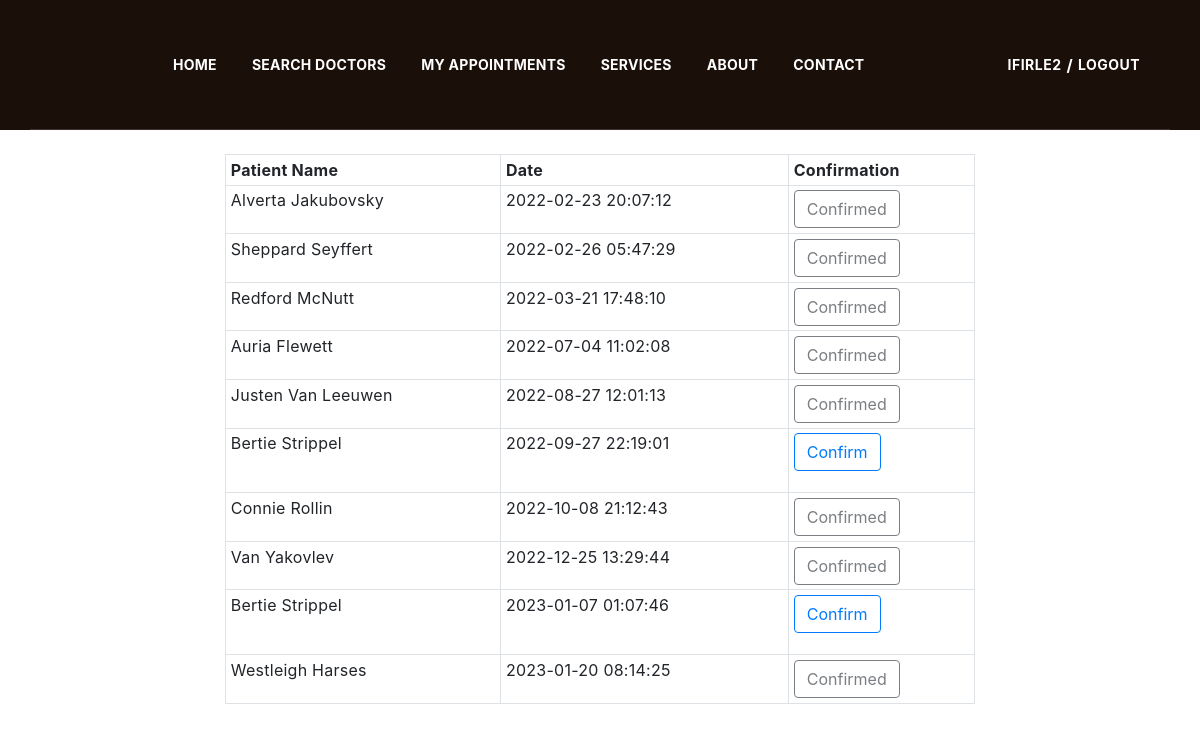
/php/doctor/myAppointments.php (signed in), run on the app's committed database.
### tables this page shows
CREATE TABLE `appointments` (
  `id` int(11) NOT NULL,
  `date` datetime NOT NULL,
  `confirmed` tinyint(1) DEFAULT 0,
  `patientID` int(11) NOT NULL,
  `doctorID` int(11) NOT NULL
);

CREATE TABLE `patients` (
  `id` int(11) NOT NULL,
  `username` varchar(50) NOT NULL,
  `password` varchar(255) NOT NULL,
  `name` varchar(255) DEFAULT NULL,
  `email` varchar(255) DEFAULT NULL,
  `phone` varchar(50) DEFAULT NULL
);

### php/doctor/myAppointments.php (the view, shortened to what this page needs)
<?php
include("../connect.php");
$id = $_SESSION["id"];
$query ="SELECT p.name, a.* FROM appointments as a JOIN patients as p ON a.patientID=p.id WHERE doctorID={$id} ORDER BY date";
$result = $conn->query($query);
if($result->num_rows > 0){
    $appointments = mysqli_fetch_all($result, MYSQLI_ASSOC);
}
?>
<html>
<head>
    <link href="../assets/css/style.css" rel="stylesheet" />
    <link rel="stylesheet" href="https://cdn.jsdelivr.net/npm/bootstrap@4.2.1/dist/css/bootstrap.min.css">
</head>
<body>
<div>
    <div class="content-wrapper">
        <header class="header-area header-default transparent sticky" style="background-color : #1B0F09 !important">
            <div class="container">
                <div class="row align-items-center">
                    <div class="col-lg-12">
                        <div class="header-align">
                            <div class="header-navigation-area">
                                <ul class="main-menu nav justify-content-center">
                                    <li id="home"><a href="../index.php">Home</a></li>
                                    <?php if ($_SESSION['type'] === 'patient'){
                                        echo '<li id="searchDocs"><a href="patient/searchDocs.php?id='.$_SESSION['id'].'">Search Doctors</a></li>
                                                <li id="myAppointments"><a href="patient/myAppointments.php?id='.$_SESSION['id'].'">My Appointments</a></li>';
                                    } else if($_SESSION['type'] === 'doctor'){
                                        echo '<li id="myAppointments"><a href="myAppointments.php?id='.$_SESSION['id'].'">My Appointments</a></li>
                                                <li id="myProfiel"><a href="myProfile.php?id='.$_SESSION['id'].'">My Profile</a></li>';
                                    } else if($_SESSION['type'] === 'admin'){
                                        '<li id="mngAppointments"><a href="admin/manageAppointments.php">Manage Appointments</a></li>
                                         <li id="mngDocs"><a href="admin/manageDoctors.php">Manage Doctors</a></li>';
                                    }
                                    ?>
                                    <li id="services"><a href="../services.php">Services</a></li>
                                    <li id="about"><a href="../about.php">About</a></li>
                                    <li id="contact"><a href="../contact.php">Contact</a></li>
                                </ul>
                            </div>
                            <div class="header-action-area">
                                <div class="login-reg">
                                    <a href=""><?php echo $_SESSION['username']?></a><span>/</span><a href="../logout.php">logout</a> <i class="icon icofont-user-alt-3"></i>
                                </div>
                            </div>
                        </div>
                    </div>
                </div>
            </div>
        </header>
        <div class="container-fluid text-center">
            <div class="col-sm-12 col-md-10 col-lg-8 mx-auto mt-4">
                <div class="table-responsive  table-sm mb-5">
                    <table class="table table-hover table-bordered">
                        <tr>
                            <th>Patient Name</th>
                            <th>Date</th>
                            <th>Confirmation</th>
                        </tr>
                        <?php
                        foreach ($appointments as $value) {
                            $form = "<form method='post'' action='myAppointments.php'>
                                        <input type='hidden' id='id' name='id' value={$value['id']}>
                                        <input type='submit' class='btn btn-outline-primary' name='' value='Confirm'>
                                     </form>";
                            $confirmation = $value["confirmed"] ? "<button type='button' class='btn btn-outline-dark' disabled>Confirmed</button>" : $form;
                            echo "
                            <tr>
                            <td>{$value['name']}</td>
                            <td>{$value['date']}</td>
                            <td>{$confirmation}</td>
                            </tr>
                        ";
                        }
                        ?>
                </div>
            </div>
        </div>
    </div>
</div>
</body>
</html>

### data on the page
appointments: patientID.name "Alverta Jakubovsky", date "2022-02-23 20:07:12", confirmed "Confirmed"
appointments: patientID.name "Sheppard Seyffert", date "2022-02-26 05:47:29", confirmed "Confirmed"
appointments: patientID.name "Redford McNutt", date "2022-03-21 17:48:10", confirmed "Confirmed"
appointments: patientID.name "Auria Flewett", date "2022-07-04 11:02:08", confirmed "Confirmed"
appointments: patientID.name "Justen Van Leeuwen", date "2022-08-27 12:01:13", confirmed "Confirmed"
appointments: patientID.name "Bertie Strippel", date "2022-09-27 22:19:01"
appointments: patientID.name "Connie Rollin", date "2022-10-08 21:12:43", confirmed "Confirmed"
appointments: patientID.name "Van Yakovlev", date "2022-12-25 13:29:44", confirmed "Confirmed"
appointments: patientID.name "Bertie Strippel", date "2023-01-07 01:07:46"
appointments: patientID.name "Westleigh Harses", date "2023-01-20 08:14:25", confirmed "Confirmed"

### other printed values
$_SESSION['username'] "IFIRLE2"
